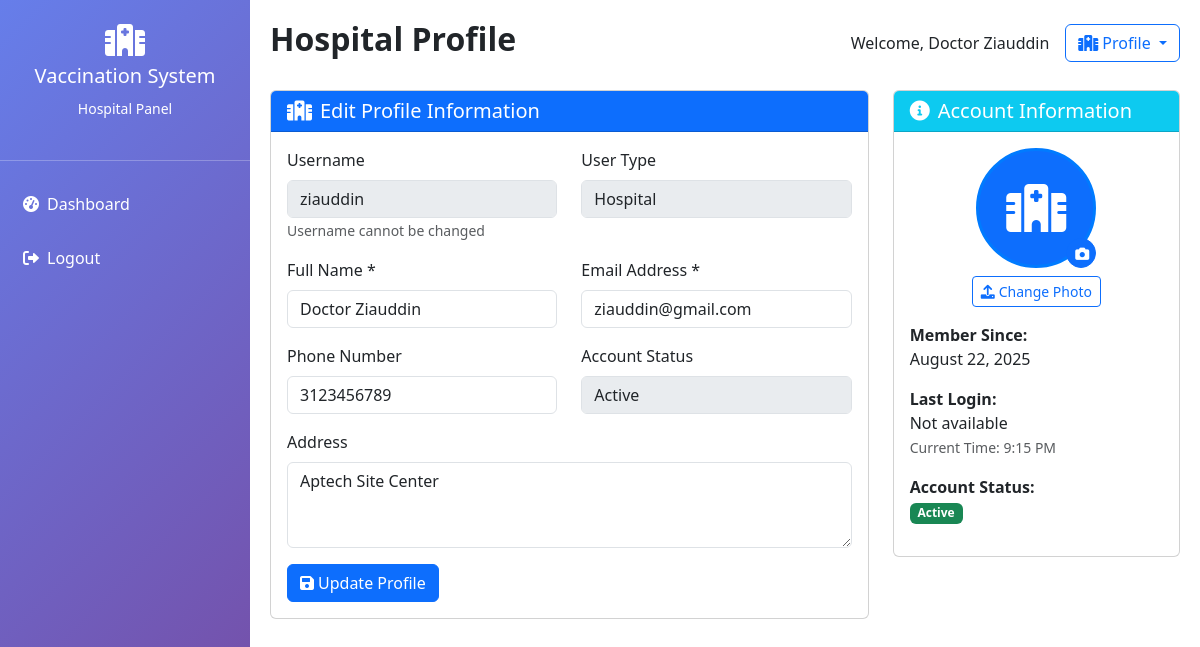
The app's page /hospital/profile.php (signed in) with its own data.
### tables this page shows
CREATE TABLE `users` (
  `id` int(11) NOT NULL AUTO_INCREMENT,
  `username` varchar(50) NOT NULL,
  `password` varchar(255) NOT NULL,
  `email` varchar(100) NOT NULL,
  `user_type` enum('admin','parent','hospital') NOT NULL,
  `full_name` varchar(100) NOT NULL,
  `phone` varchar(15) DEFAULT NULL,
  `address` text DEFAULT NULL,
  `profile_picture` varchar(255) DEFAULT NULL,
  `created_at` timestamp NOT NULL DEFAULT current_timestamp(),
  `status` enum('active','inactive') DEFAULT 'active',
  PRIMARY KEY (`id`),
  UNIQUE KEY `username` (`username`),
  UNIQUE KEY `email` (`email`)
);

### hospital/profile.php (the view, shortened to what this page needs)
<?php
$database = new Database();
$db = $database->getConnection();
$user_id = $_SESSION['user_id'];
$query = "SELECT * FROM users WHERE id = :id";
$stmt = $db->prepare($query);
$stmt->bindParam(':id', $user_id);
$stmt->execute();
$user = $stmt->fetch(PDO::FETCH_ASSOC);
?>
<!DOCTYPE html>
<html lang="en">
<head>
    <link href="https://cdn.jsdelivr.net/npm/bootstrap@5.3.0/dist/css/bootstrap.min.css" rel="stylesheet">
    <link href="https://cdnjs.cloudflare.com/ajax/libs/font-awesome/6.0.0/css/all.min.css" rel="stylesheet">
</head>
<body>
    <div class="sidebar">
        <div class="text-center py-4">
            <i class="fas fa-hospital fa-2x mb-2"></i>
            <h5>Vaccination System</h5>
            <small>Hospital Panel</small>
        </div>
        <hr>
        <nav class="nav flex-column">
            <a class="nav-link" href="dashboard.php">
                <i class="fas fa-tachometer-alt me-2"></i>Dashboard
            </a>
            <a class="nav-link" href="../logout.php">
                <i class="fas fa-sign-out-alt me-2"></i>Logout
            </a>
        </nav>
    </div>
    <div class="main-content">
        <div class="d-flex justify-content-between align-items-center mb-4">
            <h2 class="fw-bold">Hospital Profile</h2>
            <div class="d-flex align-items-center">
                <span class="me-3">Welcome, <?php echo $_SESSION['full_name']; ?></span>
                <div class="dropdown">
                    <button class="btn btn-outline-primary dropdown-toggle" type="button" data-bs-toggle="dropdown">
                        <i class="fas fa-hospital me-1"></i>Profile
                    </button>
                </div>
            </div>
        </div>
        <div class="row">
            <div class="col-md-8">
                <div class="card">
                    <div class="card-header bg-primary text-white">
                        <h5 class="mb-0"><i class="fas fa-hospital me-2"></i>Edit Profile Information</h5>
                    </div>
                    <div class="card-body">
                        <form method="POST">
                            <div class="row mb-3">
                                <div class="col-md-6">
                                    <label class="form-label">Username</label>
                                    <input type="text" class="form-control" value="<?php echo htmlspecialchars($user['username']); ?>" disabled>
                                    <small class="text-muted">Username cannot be changed</small>
                                </div>
                                <div class="col-md-6">
                                    <label class="form-label">User Type</label>
                                    <input type="text" class="form-control" value="<?php echo ucfirst($user['user_type']); ?>" disabled>
                                </div>
                            </div>
                            <div class="row mb-3">
                                <div class="col-md-6">
                                    <label class="form-label">Full Name *</label>
                                    <input type="text" class="form-control" name="full_name" value="<?php echo htmlspecialchars($user['full_name']); ?>" required>
                                </div>
                                <div class="col-md-6">
                                    <label class="form-label">Email Address *</label>
                                    <input type="email" class="form-control" name="email" value="<?php echo htmlspecialchars($user['email']); ?>" required>
                                </div>
                            </div>
                            <div class="row mb-3">
                                <div class="col-md-6">
                                    <label class="form-label">Phone Number</label>
                                    <input type="tel" class="form-control" name="phone" value="<?php echo htmlspecialchars($user['phone']); ?>">
                                </div>
                                <div class="col-md-6">
                                    <label class="form-label">Account Status</label>
                                    <input type="text" class="form-control" value="<?php echo ucfirst($user['status']); ?>" disabled>
                                </div>
                            </div>
                            <div class="mb-3">
                                <label class="form-label">Address</label>
                                <textarea class="form-control" name="address" rows="3"><?php echo htmlspecialchars($user['address']); ?></textarea>
                            </div>
                            <button type="submit" class="btn btn-primary">
                                <i class="fas fa-save me-1"></i>Update Profile
                            </button>
                        </form>
                    </div>
                </div>
            </div>
            <div class="col-md-4">
                <div class="card">
                    <div class="card-header bg-info text-white">
                        <h5 class="mb-0"><i class="fas fa-info-circle me-2"></i>Account Information</h5>
                    </div>
                    <div class="card-body">
                        <div class="text-center mb-3">
                            <div class="position-relative d-inline-block">
                                <?php if (!empty($user['profile_picture'])): ?>
                                    <img src="../uploads/profile_pictures/<?php echo htmlspecialchars($user['profile_picture']); ?>"
                                         class="rounded-circle"
                                         style="width: 120px; height: 120px; object-fit: cover; border: 3px solid #007bff;"
                                         alt="Profile Picture">
                                <?php else: ?>
                                    <div class="rounded-circle bg-primary d-flex align-items-center justify-content-center" style="width: 120px; height: 120px; border: 3px solid #007bff;">
                                        <i class="fas fa-hospital fa-3x text-white"></i>
                                    </div>
                                <?php endif; ?>
                                <button class="btn btn-primary btn-sm position-absolute bottom-0 end-0 rounded-circle" style="width: 30px; height: 30px;" onclick="document.getElementById('profilePicture').click()">
                                    <i class="fas fa-camera"></i>
                                </button>
                            </div>
                            <div class="mt-2">
                                <button class="btn btn-outline-primary btn-sm" onclick="document.getElementById('profilePicture').click()">
                                    <i class="fas fa-upload me-1"></i>Change Photo
                                </button>
                            </div>
                        </div>
                        <div class="mb-3">
                            <strong>Member Since:</strong><br>
                            <?php echo date('F j, Y', strtotime($user['created_at'])); ?>
                        </div>
                        <div class="mb-3">
                            <strong>Last Login:</strong><br>
                            <?php
                            if (isset($_SESSION['last_login']) && !empty($_SESSION['last_login'])) {
                                echo date('F j, Y g:i A', strtotime($_SESSION['last_login']));
                            } else {
                                echo 'Not available';
                            }
                            ?><br>
                            <small class="text-muted">Current Time: <?php echo date('g:i A'); ?></small>
                        </div>
                        <div class="mb-3">
                            <strong>Account Status:</strong><br>
                            <span class="badge bg-<?php echo $user['status'] === 'active' ? 'success' : 'danger'; ?>">
                                <?php echo ucfirst($user['status']); ?>
                            </span>
                        </div>
                    </div>
                </div>
            </div>
        </div>
    </div>
</body>
</html>

### hospital/profile.php (style rules this page uses)
.sidebar { background: linear-gradient(135deg, #667eea 0%, #764ba2 100%); color: white; height: 100vh; position: fixed; width: 250px; }
.sidebar .nav-link { color: white; padding: 15px 20px; border-left: 3px solid transparent; }
.main-content { margin-left: 250px; padding: 20px; }

### records on screen
users: username "ziauddin", user_type "Hospital", full_name "Doctor Ziauddin", email "ziauddin@gmail.com", phone "3123456789", status "Active", address "Aptech Site Center", created_at "August 22, 2025"

### other values on screen
$_SESSION['full_name'] "Doctor Ziauddin"
